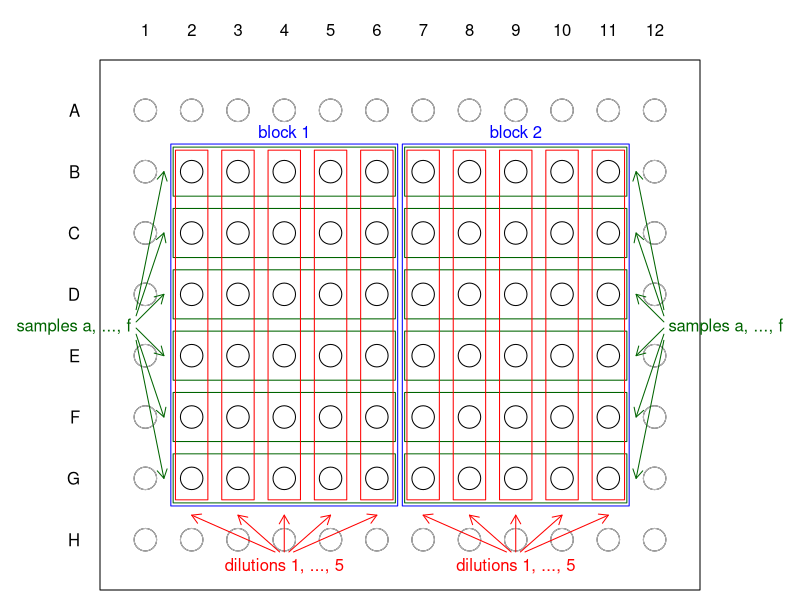

Write the R code that produced this figure.
library(nlme)

# create a data frame from the grouped data object, omitting the ordering of blocks
assay.df <- data.frame(Assay)
assay.df$Block <- factor(as.numeric(levels(assay.df$Block))[assay.df$Block], ordered = FALSE)

if (FALSE) {
postscript(file = "U:/vock/lehre/mixed_models/tex/assay.eps", onefile=TRUE,
  paper="special", width=7, height=5, family="Times", horizontal=FALSE)
par(oma=c(0,0,0,0), mar=c(3,3,0.2,0.2), mgp=c(1.8, 0.7, 0), cex=1.2)
plot(as.numeric(assay.df$dilut), assay.df$logDens, type='n', xlab='dilut', ylab='logDens')
for (b in levels(assay.df$Block)) {
  for (s in levels(assay.df$sample)) {
    with(assay.df[assay.df$sample==s & assay.df$Block==b,], 
      points(as.numeric(dilut), logDens, type='b', pch=as.character(sample), lty=as.numeric(b), cex=0.8)
    )
  }
}
legend('bottomright', lty=as.numeric(levels(assay.df$Block)), paste('Block', levels(assay.df$Block)))
dev.off()
} # end if (FALSE)



# illustration: plate, wells, blocks, rows, columns

# plate with 96 wells
par(mar=c(0.5, 5, 3, 5))
plot(0, 0, type='n', xlab='', ylab='', axes=FALSE, xlim=c(0.5, 12.5), ylim=c(0.5, 8.5))
axis(3, at=1:12, tick=FALSE)
axis(2, at=1:8, rev(LETTERS[1:8]), tick=FALSE, las=2)
points(rep(1:12, each=8), rep(1:8, 12), cex=3)
box()

# unused wells
points(rep(1:12, c(8, rep(2, 10), 8)), c(1:8, rep(c(1, 8), 10), 1:8), cex=3, col='grey')

# blocks
for (i in 1:2) {
  rect(1.55 + (i-1)*5, 1.55, 6.45 + (i-1)*5, 7.45, border='blue')
  text(4 + (i-1)*5, 7.55, paste('block', i), col='blue', adj=c(0.5, 0))
}

# rows / samples
for (i in 1:2) {
  for (j in 1:6) {
    rect(1.6 + (i-1)*5, 0.6 + j, 6.4 + (i-1)*5, 1.4 + j, border='darkgreen')
  }
}
for (i in 1:2) {
  text(0.7 + (i-1)*11.6, 4.5, 'samples a, ..., f', xpd=TRUE, col='darkgreen', adj=c(2-i, 0.5))
  arrows(0.8 + (i-1)*11.4, seq(4.25, 4.75, 0.1), 1.4 + (i-1)*10.2, seq(2, 7, 1), length=0.1, col='darkgreen')
}

# columns / dilutions
for (i in 1:2) {
  for (k in 1:5) {
    rect(1.65 + (i-1)*5 + k-1, 1.65, 2.35 + (i-1)*5 + k-1, 7.35, border='red')
  }
}
for (i in 1:2) {
  text(4 + (i-1)*5, 0.7, 'dilutions 1, ..., 5', xpd=TRUE, col='red', adj=c(0.5, 1))
  arrows(seq(3.8, 4.2, 0.1) + (i-1)*5, 0.8, seq(2, 6, 1) + (i-1)*5, 1.4, length=0.1, col='red')
}




# model fitting

assay.lme.1 <- lme(logDens ~ sample * dilut, 
  random = list(Block = pdBlocked(list(pdIdent(~ 1), pdIdent(~ sample - 1), pdIdent(~ dilut - 1)))),
  data=assay.df)

anova(assay.lme.1)


# can't specify this directly in lme...:
assay.lme.1a <- lme(logDens ~ sample * dilut, 
  random = list(Block = ~ 1, sample = ~ 1, dilut = ~ 1),
  data=assay.df)



# simplify the fixed part

assay.lme.2 <- lme(logDens ~ sample + dilut, 
  random = list(Block = pdBlocked(list(pdIdent(~ 1), pdIdent(~ sample - 1), pdIdent(~ dilut - 1)))),
  data=assay.df)
assay.lme.3 <- lme(logDens ~ sample + as.numeric(dilut) + I(dilut==5) + as.factor(pmax(pmin(as.numeric(dilut), 4), 2)), 
  random = list(Block = pdBlocked(list(pdIdent(~ 1), pdIdent(~ sample - 1), pdIdent(~ dilut - 1)))),
  data=assay.df)
assay.lme.4 <- lme(logDens ~ sample + as.numeric(dilut) + I(dilut==5), 
  random = list(Block = pdBlocked(list(pdIdent(~ 1), pdIdent(~ sample - 1), pdIdent(~ dilut - 1)))),
  data=assay.df)

assay.lme.5 <- lme(logDens ~ sample + as.numeric(dilut) + I(dilut==5), 
  random = list(Block = pdBlocked(list(pdIdent(~ 1), pdIdent(~ sample - 1), pdCompSymm(~ dilut - 1)))),
  data=assay.df)




assay.lme.1.ml <- lme(logDens ~ sample * dilut, 
  random = list(Block = pdBlocked(list(pdIdent(~ 1), pdIdent(~ sample - 1), pdIdent(~ dilut - 1)))),
  method='ML', data=assay.df)
assay.lme.2.ml <- lme(logDens ~ sample + dilut, 
  random = list(Block = pdBlocked(list(pdIdent(~ 1), pdIdent(~ sample - 1), pdIdent(~ dilut - 1)))),
  method='ML', data=assay.df)
anova(assay.lme.1.ml, assay.lme.2.ml)
# gives a much lower p value than the conditional F test




########
# lme4 #
########

library(lme4)

assay.lmer.1 <- lmer(logDens ~ sample * dilut + (1 | Block) + (1 | Block:sample) + (1 | Block:dilut), 
  data=assay.df)
anova(assay.lmer.1)

detach('package:lme4')
